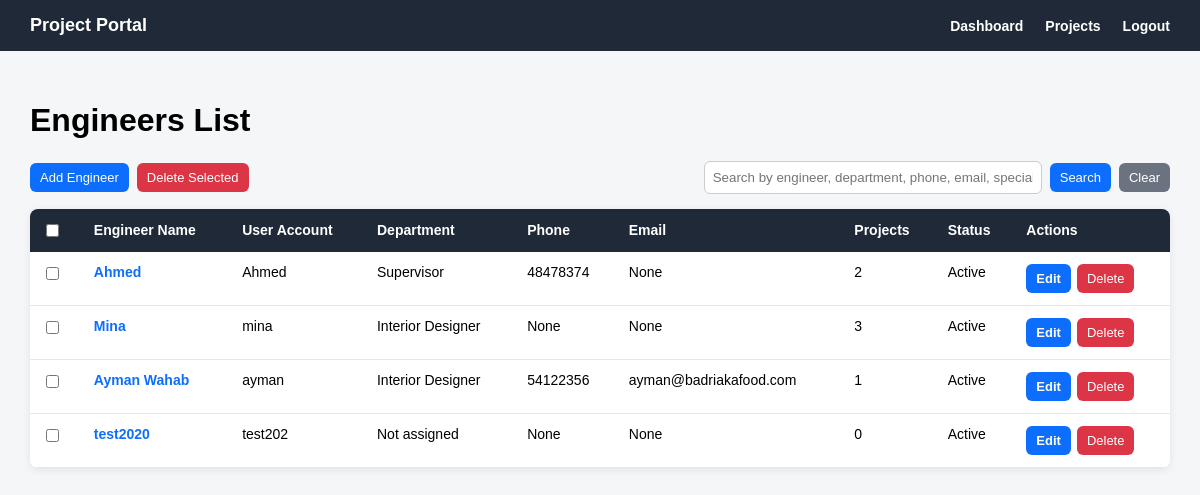
The page /engineers/ (signed in) on the database its author committed.
### engineers/models.py (models this page shows, shortened)
class Engineer(models.Model):
    class Department(models.TextChoices):
        INTERIOR_DESIGNER = 'INTERIOR_DESIGNER', 'Interior Designer'
        MECHANICAL_ENGINEER = 'MECHANICAL_ENGINEER', 'Mechanical Engineer'
        ELECTRICAL_ENGINEER = 'ELECTRICAL_ENGINEER', 'Electrical Engineer'
        SUPERVISOR = 'SUPERVISOR', 'Supervisor'
        ARCHITECT = 'ARCHITECT', 'Architect'
    user = models.OneToOneField(
        settings.AUTH_USER_MODEL,
        on_delete=models.CASCADE,
        related_name='engineer_profile'
    )
    engineer_name = models.CharField(max_length=150)
    department = models.CharField(
        max_length=50,
        choices=Department.choices,
        blank=True,
        null=True
    )
    phone = models.CharField(max_length=30, blank=True, null=True)
    email = models.EmailField(blank=True, null=True)
    specialization = models.CharField(max_length=150, blank=True, null=True)
    is_active = models.BooleanField(default=True)
    created_at = models.DateTimeField(auto_now_add=True)

### accounts/models.py (models this page shows)
class User(AbstractUser):
    class Role(models.TextChoices):
        ADMIN = 'ADMIN', 'Admin'
        ENGINEER = 'ENGINEER', 'Engineer'
        CLIENT = 'CLIENT', 'Client'
    role = models.CharField(
        max_length=20,
        choices=Role.choices,
        default=Role.CLIENT
    )

### engineers/views.py (the view, shortened to what this page needs)
# urls.py: path('', engineer_list_view, name='engineer_list'),
@login_required
def engineer_list_view(request):
    if request.user.role != 'ADMIN':
        engineers = Engineer.objects.none()
    else:
        engineers = Engineer.objects.all()
    search_query = request.GET.get('q')
    return render(request, 'engineers/engineer_list.html', {
        'engineers': engineers,
        'search_query': search_query,
    })

### templates/engineers/engineer_list.html (shortened to what this page needs)
{% extends 'base.html' %}
{% block content %}
<div class="page-header">
    <h1>Engineers List</h1>
</div>
{% if engineers %}
    {% if request.user.role == 'ADMIN' %}
        <div class="top-actions-row">
            <div style="display: flex; gap: 8px; align-items: center;">
                <a href="{% url 'engineers:engineer_add' %}" class="btn btn-primary">
                    Add Engineer
                </a>
                <button type="submit" form="bulkDeleteEngineersForm" class="btn btn-danger">
                    Delete Selected
                </button>
            </div>
            <div class="search-box">
                <input type="text"
                       id="engineerSearchInput"
                       value="{{ search_query|default:'' }}"
                       placeholder="Search by engineer, department, phone, email, specialization, or user"
                       onkeydown="if(event.key === 'Enter'){ event.preventDefault(); searchEngineers(); }">
                <button type="button" class="btn btn-primary" onclick="searchEngineers()">
                    Search
                </button>
                <a href="{% url 'engineers:engineer_list' %}" class="btn btn-secondary">
                    Clear
                </a>
            </div>
        </div>
    {% endif %}
    <table class="engineers-table">
        <tr>
            {% if request.user.role == 'ADMIN' %}
                <th>
                    <input type="checkbox" onclick="toggleEngineerCheckboxes(this)">
                </th>
            {% endif %}
            <th>Engineer Name</th>
            <th>User Account</th>
            <th>Department</th>
            <th>Phone</th>
            <th>Email</th>
            <th>Projects</th>
            <th>Status</th>
            {% if request.user.role == 'ADMIN' %}
                <th>Actions</th>
            {% endif %}
        </tr>
        {% for engineer in engineers %}
            <tr>
                {% if request.user.role == 'ADMIN' %}
                    <td>
                        <input type="checkbox"
                               name="selected_engineers"
                               value="{{ engineer.pk }}"
                               form="bulkDeleteEngineersForm">
                    </td>
                {% endif %}
                <td>
                    <a href="{% url 'engineers:engineer_detail' engineer.pk %}">
                        {{ engineer.engineer_name }}
                    </a>
                </td>
                <td>{{ engineer.user.username }}</td>
                <td>
                    {% if engineer.department %}
                        {{ engineer.get_department_display }}
                    {% else %}
                        Not assigned
                    {% endif %}
                </td>
                <td>{{ engineer.phone }}</td>
                <td>{{ engineer.email }}</td>
                <td>{{ engineer.projects.count }}</td>
                <td>
                    {% if engineer.is_active %}
                        Active
                    {% else %}
                        Inactive
                    {% endif %}
                </td>
                {% if request.user.role == 'ADMIN' %}
                    <td>
                        <div class="table-actions">
                            <a href="{% url 'engineers:engineer_edit' engineer.pk %}" class="btn btn-primary">
                                Edit
                            </a>
                            <form method="post"
                                  action="{% url 'engineers:engineer_delete' engineer.pk %}"
                                  style="margin: 0;"
                                  onsubmit="return confirm('Are you sure you want to delete this engineer? This may affect projects assigned to this engineer.');">
                                <button type="submit" class="btn btn-danger">
                                    Delete
                                </button>
                            </form>
                        </div>
                    </td>
                {% endif %}
            </tr>
        {% endfor %}
    </table>
{% endif %}
{% endblock %}

### templates/base.html (style rules this page uses)
body { margin: 0; font-family: Arial, sans-serif; background: #f4f6f8; }

### templates/engineers/engineer_list.html (style rules this page uses)
.page-header { margin-bottom: 20px; }
.engineers-table { width: 100%; border-collapse: collapse; background: white; border-radius: 8px; overflow: hidden; box-shadow: 0 2px 8px rgba(0, 0, 0, 0.08); }
.engineers-table th { background: #1f2937; color: white; text-align: left; padding: 12px; font-size: 14px; }
.engineers-table td { padding: 12px; border-bottom: 1px solid #e5e7eb; vertical-align: top; font-size: 14px; }
.engineers-table a { color: #0d6efd; font-weight: bold; text-decoration: none; }
.btn { display: inline-block; border: none; padding: 7px 10px; border-radius: 6px; cursor: pointer; text-decoration: none; font-size: 13px; }
.btn-primary { background: #0d6efd; color: white !important; }
.btn-danger { background: #dc3545; color: white !important; }
.btn-secondary { background: #6b7280; color: white !important; }
.table-actions { display: flex; gap: 6px; align-items: center; }
.top-actions-row { display: flex; justify-content: space-between; align-items: center; margin-bottom: 15px; gap: 15px; }
.search-box { display: flex; gap: 8px; align-items: center; }
.search-box input { padding: 8px; width: 320px; border: 1px solid #ccc; border-radius: 6px; }

### rows shown on the page
Engineer: engineer_name "Ahmed", user.username "Ahmed", department "Supervisor", phone "48478374", email "None", projects.count "2", is_active "Active"
Engineer: engineer_name "Mina", user.username "mina", department "Interior Designer", phone "None", email "None", projects.count "3", is_active "Active"
Engineer: engineer_name "Ayman Wahab", user.username "ayman", department "Interior Designer", phone "54122356", email "ayman@badriakafood.com", projects.count "1", is_active "Active"
Engineer: engineer_name "test2020", user.username "test202", shows "Not assigned", phone "None", email "None", projects.count "0", is_active "Active"
